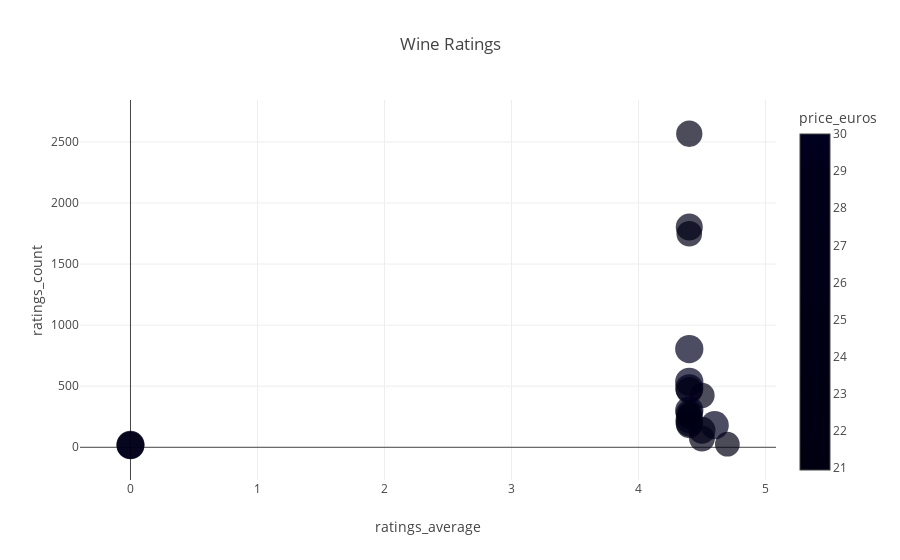

Source (notebook cell):
### Code cell
import sqlite3
import pandas as pd
import plotly.express as px
import streamlit as st
# Connect to SQLite database
conn = sqlite3.connect('../data/vivino.db')
# Create a cursor object
cur = conn.cursor()
cur.execute("""
    SELECT
        vintages.ratings_average,
        vintages.ratings_count,
        vintages.name,
        vintages.price_euros
    FROM
        vintages
    WHERE
        vintages.price_euros BETWEEN 20 AND 30
    ORDER BY
        vintages.ratings_average DESC,
        vintages.ratings_count DESC;
            """)
# Fetch the query result
query_result = cur.fetchall()

# Create a DataFrame from the query result
df = pd.DataFrame(query_result, columns=['ratings_average', 'ratings_count', 'name', 'price_euros'])

# Close the database connection
conn.close()

# Create a scatter plot using Plotly Express
scatter_plot = px.scatter(df, x='ratings_average', y='ratings_count', 
                          color='price_euros', size='price_euros',
                          hover_name='name', title='Wine Ratings')
scatter_plot.show()
#st.plotly_chart(scatter_plot)

### Figure 1 — Plotly figure (JSON) as saved in the notebook; plotly's stock layout.template omitted (floating-point values rounded to 4 significant figures)
{"data": [{"hovertemplate": "<b>%{hovertext}</b><br><br>ratings_average=%{x}<br>ratings_count=%{y}<br>price_euros=%{marker.color}<extra></extra>", "hovertext": ["Puglia Pop Triglia Negroamaro Rosato 2022", "Quinta do Paral Vinhas Velhas Tinto 2019", "Vigneti del Salento Vigne Vecchie Gold Series Leggenda Primitivo di Manduria 2019", "Cignomoro 6 Anime Puglia Rosso 2021", "Puglia Pop Luminaria Primitivo di Manduria 2021", "Rutini Malbec 2019", "Guerrieri Guerriero della Terra 2019", "San Marzano 60 Sessantanni Old Vines Primitivo di Manduria 2018", "El Principal Memorias 2018", "Casa Ferreirinha Quinta da Leda Douro 2019", "Casa Ermelinda Freitas Dona Ermelinda Grande Reserva 2017", "Waterford Estate Kevin Arnold Shiraz 2016", "Taaibosch Estate Crescendo 2019", "Luccarelli Il Bacca Old Vine Primitivo di Manduria 2019", "Luccarelli Old Vines Primitivo di Manduria 2019", "Farnese Cinque Autoctoni Collection Limited Release 2020", "Von Siebenthal Carabantes Syrah 2020", "Cignomoro 50 Old Vines Vecchie Vigne Negroamaro 2019", "Guerrieri Guerriero della Terra 2020", "Gitana Saperavi 2020", "Mas Belles Eaux Carmin 2020", "Guerrieri Guerriero del Mare 2021"], "legendgroup": "", "marker": {"color": [22.95, 29.95, 23.95, 27.3, 24.95, 25.99, 27.4, 24.75, 29.95, 30, 29.95, 26.9, 29.95, 27.75, 20.95, 23.9, 27.98, 28.45, 25.95, 29.29, 29.45, 27.95], "coloraxis": "coloraxis", "size": [22.95, 29.95, 23.95, 27.3, 24.95, 25.99, 27.4, 24.75, 29.95, 30, 29.95, 26.9, 29.95, 27.75, 20.95, 23.9, 27.98, 28.45, 25.95, 29.29, 29.45, 27.95], "sizemode": "area", "sizeref": 0.075, "symbol": "circle"}, "mode": "markers", "name": "", "orientation": "v", "showlegend": false, "type": "scatter", "x": [4.7, 4.6, 4.5, 4.5, 4.5, 4.4, 4.4, 4.4, 4.4, 4.4, 4.4, 4.4, 4.4, 4.4, 4.4, 4.4, 4.4, 4.4, 4.4, 0, 0, 0], "xaxis": "x", "y": [25, 181, 424, 140, 71, 2567, 1803, 1748, 804, 536, 483, 466, 301, 276, 274, 255, 227, 200, 182, 22, 16, 15], "yaxis": "y"}], "layout": {"coloraxis": {"colorbar": {"title": {"text": "price_euros"}}, "colorscale": [[0, "#000011"], [0.1111, "#000012"], [0.2222, "#000013"], [0.3333, "#000014"], [0.4444, "#000015"], [0.5556, "#000016"], [0.6667, "#000017"], [0.7778, "#000018"], [0.8889, "#000019"], [1, "#000020"]]}, "legend": {"itemsizing": "constant", "tracegroupgap": 0}, "title": {"text": "Wine Ratings"}, "xaxis": {"anchor": "y", "domain": [0, 1], "title": {"text": "ratings_average"}}, "yaxis": {"anchor": "x", "domain": [0, 1], "title": {"text": "ratings_count"}}}}
